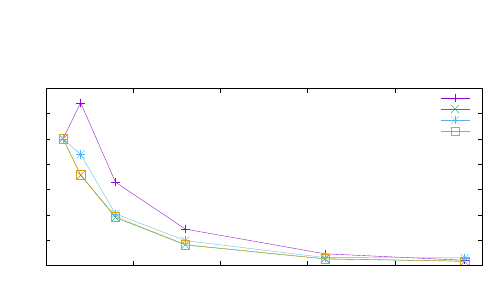

Generate this figure with gnuplot:
set terminal cairolatex color
set output 'group003-gnuplottex-fig2.tex'
#set key at 15.8,41
set size 1.0,0.75
unset log
unset label
#set xtic auto offset 0,-0.5 font ",10"
#set ytic 25 font ",10"
#Set Info
set xlabel "Number of Threads"
#set xlabel offset 0,-0.5
set ylabel "Weak Scaling"
#set ylabel offset -1.25,0
#set xr [0.0:16.0]
set yr [0.0:1.4]
plot "./benchmarking/vectorized/weak/p025weak.txt" u 1:(2.9435491/$2) t 'p = 0.025' w linespoints, \
"./benchmarking/vectorized/weak/p05weak.txt" u 1:(2.44597/$2) t 'p = 0.050' w lp, \
"./benchmarking/vectorized/weak/p10weak.txt" u 1:(3.01424789428/$2) t 'p = 0.100' w lp, \
"./benchmarking/vectorized/weak/p30weak.txt" u 1:(1.6850919/$2) t 'p = 0.300' w lp
